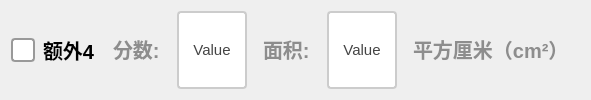
               <widget class="QWidget" name="widget_extra4" native="true">
                <layout class="QGridLayout" name="gridLayout_4">
                 <item row="0" column="0">
                  <layout class="QHBoxLayout" name="horizontalLayout_7" stretch="2,1,2,0,2,0">
                   <item>
                    <widget class="QCheckBox" name="ckb_extra4">
                     <property name="sizePolicy">
                      <sizepolicy hsizetype="Minimum" vsizetype="Minimum">
                       <horstretch>0</horstretch>
                       <verstretch>0</verstretch>
                      </sizepolicy>
                     </property>
                     <property name="styleSheet">
                      <string notr="true">QCheckBox {
    spacing: 8px;
    font-size: 20px;
    color: #333;
    font-weight: bold;        
    color:  rgb(0, 0, 0);       
}

/* 未选中状态 */
QCheckBox::indicator {
    width: 20px;
    height: 20px;
    border-radius: 4px; /* 方形，圆角可适当调整 */
    border: 2px solid #999;
    background: #ffffff;
}

/* 悬停效果 */
QCheckBox::indicator:hover {
    border: 2px solid #666;
}

/* 选中状态 */
QCheckBox::indicator:checked {
    border: 2px solid #2196F3;
    background-color: qradialgradient(
        cx:0.5, cy:0.5,
        radius:0.4,
        fx:0.5, fy:0.5,
        stop:0 #2196F3,
        stop:1 transparent
    );
}

/* 禁用状态 */
QCheckBox::indicator:disabled {
    border: 2px solid #ccc;
    background: #eee;
}

/* 选中时的文字颜色 */
QCheckBox:checked {
    color: #2196F3;
    font-weight: 500;
}

/* 点击动画效果 */
QCheckBox::indicator:pressed {
    border: 2px solid #1565C0;
    background-color: qradialgradient(
        cx:0.5, cy:0.5,
        radius:0.5,
        fx:0.5, fy:0.5,
        stop:0 #BBDEFB,
        stop:1 transparent
    );
}</string>
                     </property>
                     <property name="text">
                      <string>额外4</string>
                     </property>
                    </widget>
                   </item>
                   <item>
                    <widget class="QLabel" name="label_11">
                     <property name="styleSheet">
                      <string notr="true">QLabel {
       font-size: 20px;        
       font-weight: bold;        
       color:  rgb(141, 141, 141);       
       padding: 5px 5px;     
       border-bottom: 2px solid #cccccc; 
    }</string>
                     </property>
                     <property name="text">
                      <string>分数:</string>
                     </property>
                    </widget>
                   </item>
                   <item>
                    <widget class="QPushButton" name="btn_extra4score">
                     <property name="sizePolicy">
                      <sizepolicy hsizetype="Minimum" vsizetype="Minimum">
                       <horstretch>0</horstretch>
                       <verstretch>0</verstretch>
                      </sizepolicy>
                     </property>
                     <property name="maximumSize">
                      <size>
                       <width>100</width>
                       <height>100</height>
                      </size>
                     </property>
                     <property name="styleSheet">
                      <string notr="true">QPushButton {
    padding: 6px 14px;
    border: 2px solid #CCC;
    border-radius: 4px;
    background-color: white;
    color: #444;
    font-size: 15px; 
}

QPushButton:hover {
    border-color: #999;
    background-color: #F5F5F5;
}

QPushButton:pressed {
    border-color: #777;
    background-color: #EEE;
}</string>
                     </property>
                     <property name="text">
                      <string>Value</string>
                     </property>
                    </widget>
                   </item>
                   <item>
                    <widget class="QLabel" name="label_12">
                     <property name="styleSheet">
                      <string notr="true">QLabel {
       font-size: 20px;        
       font-weight: bold;        
       color:  rgb(141, 141, 141);       
       padding: 5px 5px;     
       border-bottom: 2px solid #cccccc; 
    }</string>
                     </property>
                     <property name="text">
                      <string>面积:</string>
                     </property>
                    </widget>
                   </item>
                   <item>
                    <widget class="QPushButton" name="btn_extra4area">
                     <property name="sizePolicy">
                      <sizepolicy hsizetype="Minimum" vsizetype="Minimum">
                       <horstretch>0</horstretch>
                       <verstretch>0</verstretch>
                      </sizepolicy>
                     </property>
                     <property name="maximumSize">
                      <size>
                       <width>100</width>
                       <height>100</height>
                      </size>
                     </property>
                     <property name="styleSheet">
                      <string notr="true">QPushButton {
    padding: 6px 14px;
    border: 2px solid #CCC;
    border-radius: 4px;
    background-color: white;
    color: #444;
    font-size: 15px; 
}

QPushButton:hover {
    border-color: #999;
    background-color: #F5F5F5;
}

QPushButton:pressed {
    border-color: #777;
    background-color: #EEE;
}</string>
                     </property>
                     <property name="text">
                      <string>Value</string>
                     </property>
                    </widget>
                   </item>
                   <item>
                    <widget class="QLabel" name="label_10">
                     <property name="styleSheet">
                      <string notr="true">QLabel {
       font-size: 20px;        
       font-weight: bold;        
       color:  rgb(141, 141, 141);       
       padding: 5px 5px;     
       border-bottom: 2px solid #cccccc; 
    }</string>
                     </property>
                     <property name="text">
                      <string>平方厘米（cm²）</string>
                     </property>
                    </widget>
                   </item>
                  </layout>
                 </item>
                </layout>
               </widget>
